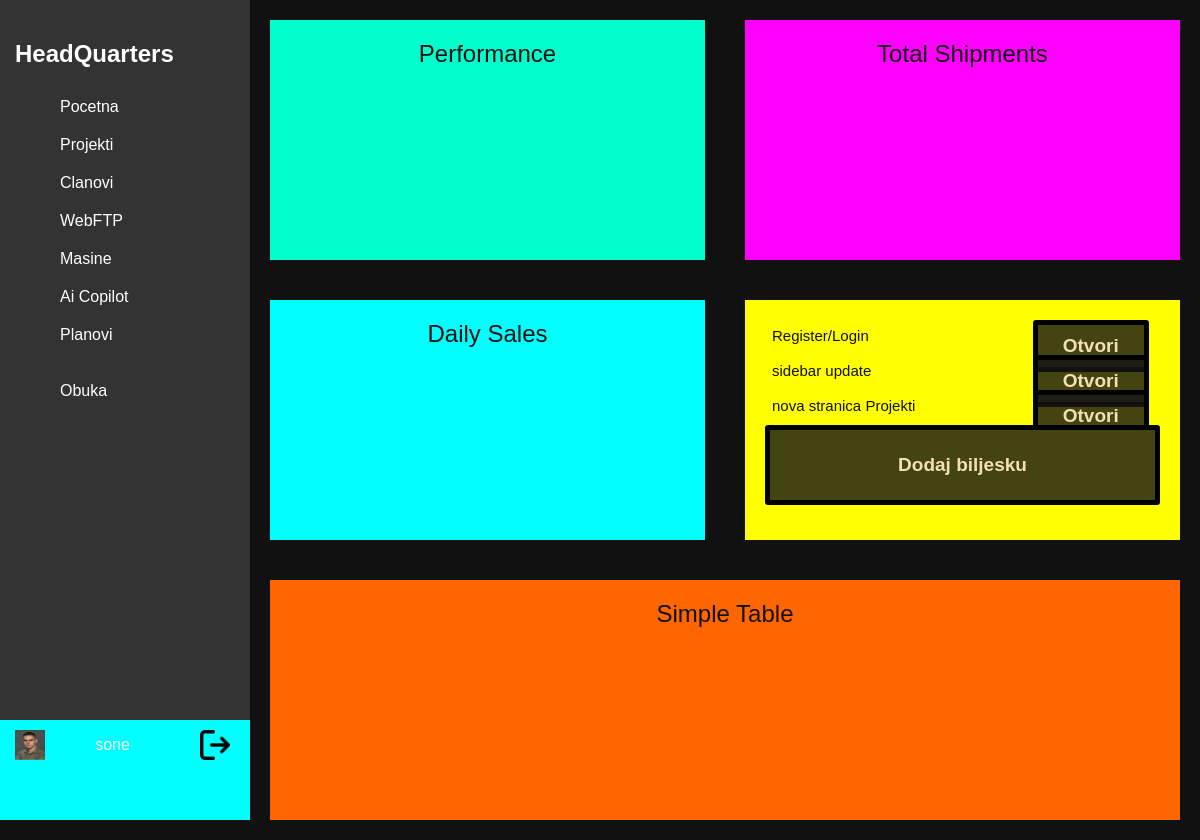
Before: / (signed in) with the older database file.
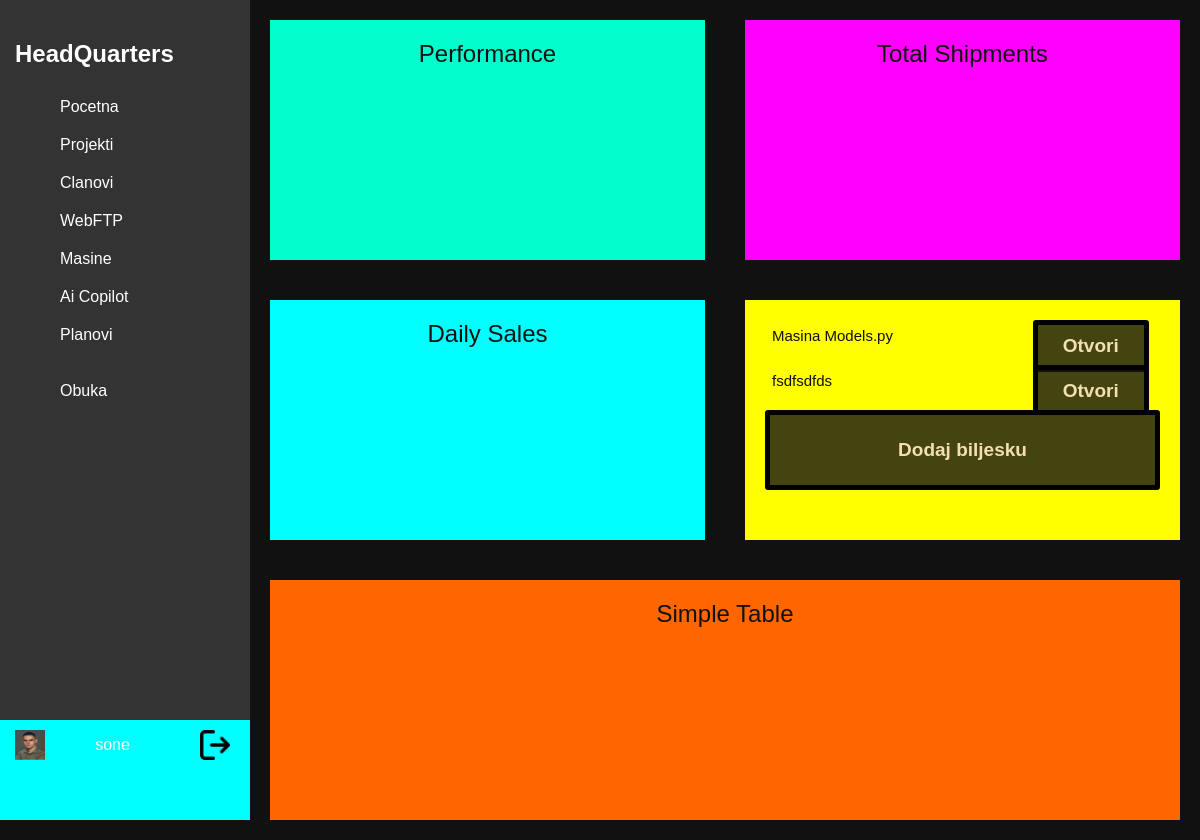
After: the same page with the newer database file.
### home/models.py (models this page shows)
class Beleska(models.Model):
    naslov = models.CharField(max_length=26, blank=True, null=True)
    text = models.TextField(max_length=6000)
    kreiran = models.DateTimeField(auto_now_add=True)

### home/views.py (the view)
# urls.py: path('', views.home, name="home"),
@login_required(login_url=settings.LOGIN_URL)
def home(request):
    korisnik = request.user.clan
    beleske = Beleska.objects.all()
    context = {'beleske': beleske, 'korisnik':korisnik}
    return render(request, 'home/home.html', context)

### home/models.py (called while the page is built)
    def __str__(self):
        return self.user.username

### home/templates/home/home.html (shortened to what this page needs)
{% load static %}
<html lang="en" class="html">
<head>
    <link rel="stylesheet" href="{% static 'css/home.css' %}" class="css">
    <link rel="stylesheet" href="{% static 'css/buttons.css' %}" class="css">
</head>
<body>
    {% include 'home/sidebar.html' %}
    <div class="container">
      <div class="box" id="performance">Performance</div>
      <div class="box" id="shipments">Total Shipments</div>
      <div class="box" id="sales">Daily Sales</div>
      <div class="box" id="tasks">
        <div class="beleske">
            {% for beleska in beleske %}
            <div class="beleska">
                <p>{{ beleska.naslov }}</p>
                <a href="{% url 'pregledaj_belesku' beleska_id=beleska.id %}">
                    <button class="btn">Otvori</button>
                </a>
            </div>
            {% endfor %}
        </div>
        <button class="btn-large" onclick="otvoriModal()">Dodaj biljesku</button>
      </div>
      <div class="box" id="table">Simple Table</div>
    </div>
</body>
</html>

Changed rows visible on the page:
removed Beleska: naslov "Register/Login"
removed Beleska: naslov "sidebar update"
removed Beleska: naslov "nova stranica Projekti"
added Beleska: naslov "Masina Models.py"
added Beleska: naslov "fsdfsdfds"
